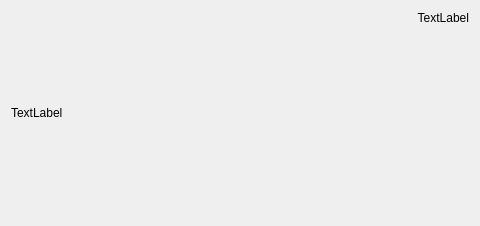
<?xml version="1.0" encoding="UTF-8"?>
<ui version="4.0">
 <class>MenuModule</class>
 <widget class="QWidget" name="MenuModule">
  <property name="geometry">
   <rect>
    <x>0</x>
    <y>0</y>
    <width>480</width>
    <height>226</height>
   </rect>
  </property>
  <property name="windowTitle">
   <string>Form</string>
  </property>
  <layout class="QHBoxLayout" name="hlMain">
   <item>
    <layout class="QVBoxLayout" name="vlLeft">
     <item>
      <spacer name="verticalSpacer">
       <property name="orientation">
        <enum>Qt::Vertical</enum>
       </property>
       <property name="sizeHint" stdset="0">
        <size>
         <width>20</width>
         <height>40</height>
        </size>
       </property>
      </spacer>
     </item>
     <item>
      <widget class="QLabel" name="lbIcon">
       <property name="sizePolicy">
        <sizepolicy hsizetype="Fixed" vsizetype="Fixed">
         <horstretch>0</horstretch>
         <verstretch>0</verstretch>
        </sizepolicy>
       </property>
       <property name="minimumSize">
        <size>
         <width>64</width>
         <height>64</height>
        </size>
       </property>
       <property name="text">
        <string>TextLabel</string>
       </property>
      </widget>
     </item>
     <item>
      <spacer name="verticalSpacer_2">
       <property name="orientation">
        <enum>Qt::Vertical</enum>
       </property>
       <property name="sizeHint" stdset="0">
        <size>
         <width>20</width>
         <height>40</height>
        </size>
       </property>
      </spacer>
     </item>
    </layout>
   </item>
   <item>
    <spacer name="horizontalSpacer">
     <property name="orientation">
      <enum>Qt::Horizontal</enum>
     </property>
     <property name="sizeHint" stdset="0">
      <size>
       <width>320</width>
       <height>20</height>
      </size>
     </property>
    </spacer>
   </item>
   <item>
    <layout class="QVBoxLayout" name="vlRight">
     <item>
      <widget class="QLabel" name="lbMenuName">
       <property name="text">
        <string>TextLabel</string>
       </property>
       <property name="alignment">
        <set>Qt::AlignRight|Qt::AlignTop|Qt::AlignTrailing</set>
       </property>
      </widget>
     </item>
     <item>
      <spacer name="verticalSpacer_3">
       <property name="orientation">
        <enum>Qt::Vertical</enum>
       </property>
       <property name="sizeHint" stdset="0">
        <size>
         <width>20</width>
         <height>13</height>
        </size>
       </property>
      </spacer>
     </item>
     <item>
      <spacer name="verticalSpacer_4">
       <property name="orientation">
        <enum>Qt::Vertical</enum>
       </property>
       <property name="sizeHint" stdset="0">
        <size>
         <width>20</width>
         <height>17</height>
        </size>
       </property>
      </spacer>
     </item>
    </layout>
   </item>
  </layout>
 </widget>
 <resources/>
 <connections/>
</ui>
